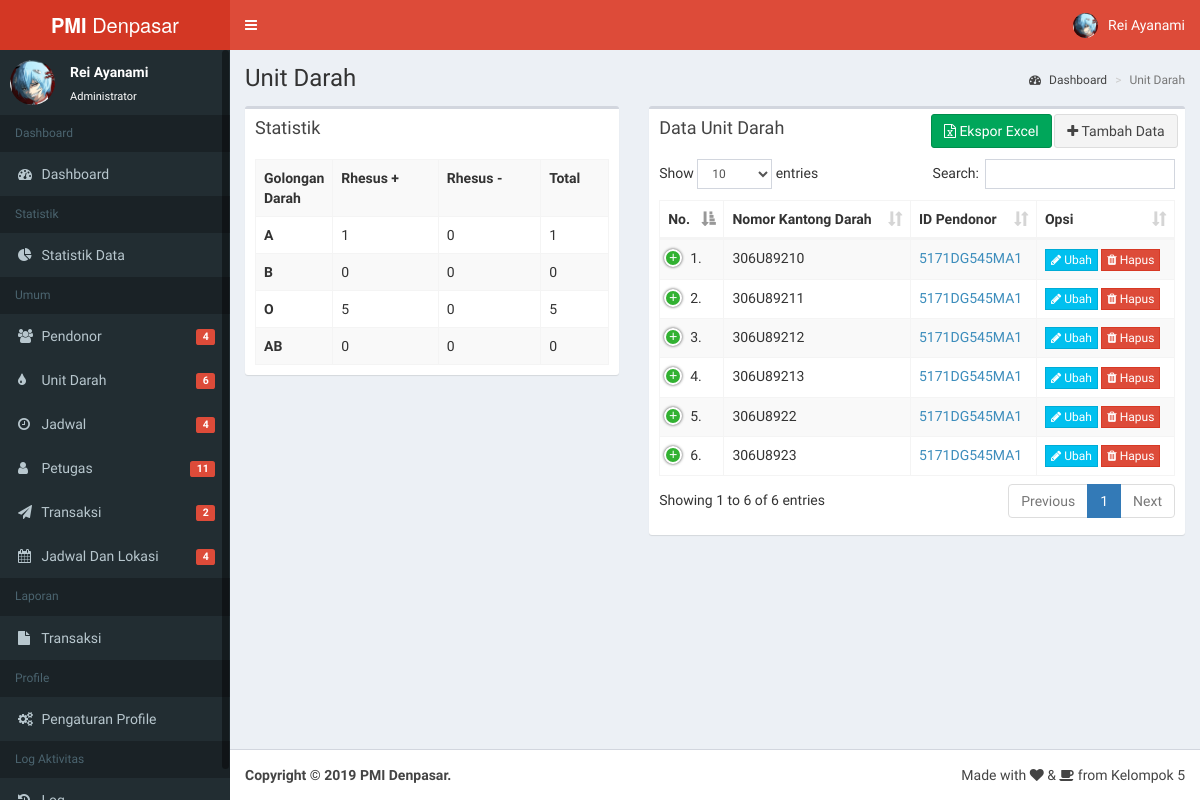
Page /admin/unitdarah (signed in) on the committed database.
### tables this page shows
CREATE TABLE `petugas` (
  `id_petugas` varchar(20) NOT NULL,
  `username` varchar(20) NOT NULL,
  `nama_petugas` varchar(50) NOT NULL,
  `posisi_petugas` varchar(20) NOT NULL,
  `foto_petugas` varchar(255) NOT NULL
);

CREATE TABLE `unit_darah` (
  `nomor_kantong_darah` varchar(20) NOT NULL,
  `id_pendonor` varchar(20) NOT NULL,
  `rhesus_darah` varchar(1) NOT NULL,
  `golongan_darah` varchar(2) NOT NULL
);

### fungsi.php (called while the page is built, shortened)
<?php
$url = 'http://127.0.0.1/pmi/';
function base_url()
{
    $url = 'http://127.0.0.1/pmi/';
    return $url;
}
$eksporexcel = 'http://127.0.0.1/pmi/kontent/exporexcel.php?x=';
function dapatkaninfo($username)
{
    $q = 'SELECT * FROM petugas WHERE username="' . $username . '" LIMIT 1';
    $p = mysqli_query($GLOBALS['conn'], $q) or die(mysqli_error);
    $n = mysqli_fetch_array($p);
    $id = $n['id_petugas'];
    $nama = $n['nama_petugas'];
    $posisi = $n['posisi_petugas'];
    $username = $n['username'];
    $foto = $n['foto_petugas'];
    $arrayinfo = array($nama, $posisi, $foto, $id, $username);
    return $arrayinfo;
}
function dapatkandata($nama_tabel)
{
    return mysqli_query($GLOBALS['conn'], 'SELECT * FROM ' . $nama_tabel . '');
}
function dapatkantotal($nama_tabel)
{
    $query = mysqli_query($GLOBALS['conn'], "SELECT COUNT(*) FROM $nama_tabel;");
    $result = mysqli_fetch_array($query);
    return $result[0];
}
function dapatkantotaldarah($golongandarah, $rhesus)
{
    if (strlen($rhesus) == 0) {
        $q = "SELECT COUNT(*) FROM unit_darah WHERE golongan_darah = '$golongandarah';";
    } else {
        $q = "SELECT COUNT(*) FROM unit_darah WHERE golongan_darah = '$golongandarah' AND rhesus_darah = '$rhesus';";
    }
    $query = mysqli_query($GLOBALS['conn'], $q);
    $result = mysqli_fetch_array($query);
    return $result[0];
}

### kontent/unitdarah.php (the view, shortened to what this page needs)
<div id="form_tabel">
<section class="content-header">
<h1>
Unit Darah
</h1>
<ol class="breadcrumb">
<li><a href="index.php"><i class="fa fa-dashboard"></i> Dashboard</a></li>
<li class="active">Unit Darah</li>
</ol>
</section>
<section class="content">
<div class="row">
<div class="col-md-5">
	<div class="box">
            <div class="box-header">
              <h3 class="box-title">Statistik</h3>
            </div>
            <div class="box-body">
              <table class="table table-bordered table-striped">
                <tr>
                  <th style="width: 15%">Golongan Darah</th>
                  <th>Rhesus +</th>
                  <th>Rhesus -</th>
                  <th>Total</th>
                </tr>
				<?php
				$goldar  = array('A','B','O','AB');
				foreach($goldar as $pecah){
				?>
					<tr>
					  <td><b><?php echo $pecah; ?></b></td>
					  <td><?php echo dapatkantotaldarah($pecah,'+'); ?></td>
					  <td><?php echo dapatkantotaldarah($pecah,'-'); ?></td>
					  <td><?php echo dapatkantotaldarah($pecah,''); ?></td>
					</tr>
				<?php
				}
				?>
              </table>
            </div>
          </div>
		  </div>
<div class="col-md-7">
<div class="box">
	<div class="box-header">
	<h3 class="box-title">Data Unit Darah</h3>
	<div class="box-tools">
			<div class="input-group input-group-sm" style="width: 150px;">
			  <div class="input-group-btn">
				<a style="margin-right: 1%;" href="<?php echo $eksporexcel; ?>unit_darah"><button type="submit" class="btn btn-success" style="margin-right: 0.1%;"><i class="fa fa-file-excel-o"></i> Ekspor Excel</button></a>
				<a href="<?php echo base_url(); ?>admin/unitdarah/tambah"><button type="submit" class="btn btn-default"><i class="fa fa-plus"></i> Tambah Data</button></a>
			  </div>
			</div>
	</div>
	</div>
	<div class="box-body table-responsive">
	  <table id="datatble" class="table table-striped table-bordered dt-responsive nowrap" style="width:100%">
		<thead>
		<tr>
		  <th>No.</th>
		  <th>Nomor Kantong Darah</th>
		  <th>ID Pendonor</th>
		  <th data-priority="1">Opsi</th>
		</tr>
		</thead>
		<tbody>
		<?php
		$penomoran = 0;
		$query = dapatkandata('unit_darah');
		if(mysqli_num_rows($query) != 0){
		while($r = mysqli_fetch_array($query)){
			$nomor_kantong_darah 	= htmlspecialchars($r['nomor_kantong_darah'], ENT_QUOTES, 'UTF-8');
			$id_pendonor 			= htmlspecialchars($r['id_pendonor'], ENT_QUOTES, 'UTF-8');
			$penomoran++;
			?>
			<tr>
				  <td><?php echo $penomoran.'.'?></td>
				  <td><?php echo $nomor_kantong_darah;?></td>
				  <td><a id="<?php echo $id_pendonor;?>" hal="pendonor" jud="Pendonor" col="id_pendonor" href="#" class="modals" onclick="infoPendonor()" ><?php echo $id_pendonor;?></a></td>
				  <td><a href="<?php echo base_url(); ?>admin/unitdarah/ubah/<?php echo $nomor_kantong_darah;?>"><button type="button" class="btn btn-xs btn-info btn-flat"><i class="fa fa-pencil"></i> Ubah</button></a> <button type="button" class="btn btn-xs btn-danger btn-flat" data-toggle="modal" data-target="#modalHapus" onclick="formHapus('Apakah Anda Ingin Menghapus <?php echo $nomor_kantong_darah;?> .?','<?php echo $nomor_kantong_darah;?>')"><i class="fa fa-trash"></i> Hapus</button></td>
				</tr>
		<?php
		}
		}else{
			echo'<tr>
				<td colspan="6" align="center">Belum Ada Data Unit Darah</td>
				</tr>';
		}
		?>
			</table>
		</div>
	</div>
</div>
</div>
</section>
</div>

### admin/index.php (shortened to what this page needs)
<?php
	if(!isset($_SESSION['sesi']) || $_SESSION['sesi'] != 'admin'){
		header("location:../login");
	} else {
		include("../fungsi.php");
?>
<!DOCTYPE html>
<html>
<head>
  <link rel="stylesheet" href="<?php echo $url; ?>dist/css/bootstrap.css">
  <link rel="stylesheet" href="<?php echo $url; ?>dist/css/dataTables.bootstrap.min.css">
  <link rel="stylesheet" href="<?php echo $url; ?>dist/css/font-awesome.min.css">
  <link rel="stylesheet" href="<?php echo $url; ?>dist/css/AdminLTE.min.css">
  <link rel="stylesheet" href="<?php echo $url; ?>dist/css/skin.css">
  <link rel="stylesheet" href="https://cdnjs.cloudflare.com/ajax/libs/Chart.js/2.8.0/Chart.css">
  <link rel="stylesheet" href="<?php echo $url; ?>dist/css/dashboard.css">
  <link rel="stylesheet" href="<?php echo $url; ?>dist/css/datepicker.min.css">
  <link rel="stylesheet" href="<?php echo $url; ?>dist/css/sweetalert2.min.css">
  <link rel="stylesheet" href="<?php echo $url; ?>dist/css/responsive.dataTables.min.css">
  <link rel="stylesheet" href="https://cdn.jsdelivr.net/npm/leaflet-search@2.4.0/dist/leaflet-search.min.css">
  <link rel="stylesheet" href="https://unpkg.com/leaflet@1.4.0/dist/leaflet.css" />
  <link rel="stylesheet" href="https://unpkg.com/esri-leaflet-geocoder@2.2.13/dist/esri-leaflet-geocoder.css">
</head>
<body class="hold-transition skin-red fixed sidebar-mini">
<div class="wrapper">
  <header class="main-header">
    <a href="index.php" class="logo">
      <span class="logo-lg"><b>PMI</b> Denpasar</span>
    </a>
    <nav class="navbar navbar-static-top" role="navigation">
      <a href="#" class="sidebar-toggle" data-toggle="push-menu" role="button">
      </a>
      <div class="navbar-custom-menu">
        <ul class="nav navbar-nav">
          <li class="dropdown user user-menu">
            <a href="#" class="dropdown-toggle" data-toggle="dropdown">
              <img src="<?php echo $url; ?>img/<?php echo dapatkaninfo(username)[2]; ?>" class="user-image" alt="User Image">
              <span class="hidden-xs"><?php echo dapatkaninfo(username)[0]; ?></span>
            </a>
          </li>
        </ul>
      </div>
    </nav>
  </header>
  <aside class="main-sidebar">
    <section class="sidebar">
      <div class="user-panel">
        <div class="pull-left image">
          <img src="<?php echo $url; ?>img/<?php echo dapatkaninfo(username)[2]; ?>" class="img-circle" alt="User Image">
        </div>
        <div class="pull-left info">
          <p><?php echo dapatkaninfo(username)[0]; ?></p>
          <a href="#">Administrator</a>
        </div>
      </div>
      <ul class="sidebar-menu" data-widget="tree">
		<li class="header">Dashboard</li>
		<li><a href="<?php echo $url; ?>admin/"><i class="fa fa-dashboard"></i> <span>Dashboard</span></a></li>
		<li class="header">Statistik</li>
		<li><a href="<?php echo $url; ?>admin/statistikdata"><i class="fa fa-pie-chart"></i> <span>Statistik Data</span></a></li>
        <li class="header">Umum</li>
        <li><a href="<?php echo $url; ?>admin/pendonor"><i class="fa fa-users"></i> <span>Pendonor</span>
		<span class="pull-right-container">
              <span class="label label-danger pull-right"><?php echo dapatkantotal('pendonor'); ?></span>
            </span></a></li>
			<li><a href="<?php echo $url; ?>admin/unitdarah"><i class="fa fa-tint"></i> <span>Unit Darah</span>
		<span class="pull-right-container">
              <span class="label label-danger pull-right"><?php echo dapatkantotal('unit_darah'); ?></span>
            </span></a></li>
		<li><a href="<?php echo $url; ?>admin/jadwal"><i class="fa fa-clock-o"></i> <span>Jadwal</span>
		<span class="pull-right-container">
              <span class="label label-danger pull-right"><?php echo dapatkantotal('jadwal'); ?></span>
            </span></a></li>
		<li><a href="<?php echo $url; ?>admin/petugas"><i class="fa fa-user"></i> <span>Petugas</span><span class="pull-right-container">
              <span class="label label-danger pull-right"><?php echo dapatkantotal('petugas'); ?></span>
            </span></a></li>
		<li><a href="<?php echo $url; ?>admin/transaksi"><i class="fa fa-send"></i> <span>Transaksi</span><span class="pull-right-container">
              <span class="label label-danger pull-right"><?php echo dapatkantotal('transaksi'); ?></span>
            </span></a></li>
					<li><a href="<?php echo $url; ?>admin/jadwallokasi"><i class="fa fa-calendar"></i> <span>Jadwal Dan Lokasi</span><span class="pull-right-container">
              <span class="label label-danger pull-right"><?php echo dapatkantotal('jadwaldanlokasi'); ?></span>
            </span></a></li>
            <li class="header">Laporan</li>
		<li><a href="<?php echo $url; ?>admin/laptransaksi"><i class="fa fa-file"></i> <span>Transaksi</span></a></li>
		<li class="header">Profile</li>
		<li><a href="<?php echo $url; ?>admin/profile"><i class="fa fa-gears"></i> <span>Pengaturan Profile</span></a></li>
    <li class="header">Log Aktivitas</li>
		<li><a href="<?php echo $url; ?>admin/logaktivitas"><i class="fa fa-history"></i> <span>Log</span></a></li>
      </ul>
    </section>
  </aside>
  <div class="content-wrapper">
	<?php
	if(isset($_GET["halaman"])){
		if($_GET["halaman"] == "pendonor"){
			include('../kontent/pendonor.php');
		}else if($_GET["halaman"] == "transaksi"){
			include('../kontent/transaksi.php');
		}else if($_GET["halaman"] == "profile"){
			include('../kontent/pengaturan_profile.php');
		}else if($_GET["halaman"] == "jadwal"){
			include('../kontent/jadwal.php');
		}else if($_GET["halaman"] == "unitdarah"){
			include('../kontent/unitdarah.php');
		}else if($_GET["halaman"] == "petugas"){
			include('../kontent/petugas.php');
		}else if($_GET["halaman"] == "jadwallokasi"){
			include('../kontent/jadwallokasi.php');
		}else if($_GET["halaman"] == "statistikdata"){
			include('../kontent/statistikdata.php');
		}else if($_GET["halaman"] == "laptransaksi"){
			include('../kontent/report_transaksi.php');
		}else if($_GET["halaman"] == "logaktivitas"){
			include('../kontent/logaktivitas.php');
		}else{
			include('../kontent/404.php');
		}
	}elseif(isset($_GET[!"halaman"])){
			include('../kontent/404.php');
	}else{
			include('../kontent/statistikdashboard.php');
	}
	?>
  </div>
  <footer class="main-footer">
    <div class="pull-right hidden-xs">
      Made with <p class="fa fa-heart"></p> & <p class="fa fa-coffee"></p> from Kelompok 5
    </div>
    <strong>Copyright &copy; 2019 PMI Denpasar.</strong>
  </footer>
</body>
</html>
	<?php } ?>

### rows in the picture
petugas: foto_petugas (picture)
unit_darah: nomor_kantong_darah "306U89210", id_pendonor "5171DG545MA1"
unit_darah: nomor_kantong_darah "306U89211", id_pendonor "5171DG545MA1"
unit_darah: nomor_kantong_darah "306U89212", id_pendonor "5171DG545MA1"
unit_darah: nomor_kantong_darah "306U89213", id_pendonor "5171DG545MA1"
unit_darah: nomor_kantong_darah "306U8922", id_pendonor "5171DG545MA1"
unit_darah: nomor_kantong_darah "306U8923", id_pendonor "5171DG545MA1"

### other values in the picture
dapatkaninfo(username)[0] "Rei Ayanami"
dapatkantotal('pendonor') "4"
dapatkantotal('unit_darah') "6"
dapatkantotal('jadwal') "4"
dapatkantotal('petugas') "11"
dapatkantotal('transaksi') "2"
dapatkantotal('jadwaldanlokasi') "4"
$pecah "A"
dapatkantotaldarah($pecah,'+') "1"
dapatkantotaldarah($pecah,'-') "0"
dapatkantotaldarah($pecah,'') "1"
$pecah "B"
dapatkantotaldarah($pecah,'+') "0"
dapatkantotaldarah($pecah,'') "0"
$pecah "O"
